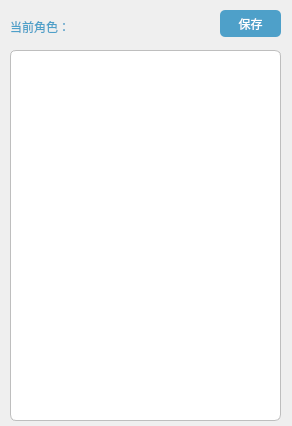
<?xml version="1.0" encoding="UTF-8"?>
<ui version="4.0">
 <class>DistriRoleList</class>
 <widget class="QWidget" name="DistriRoleList">
  <property name="geometry">
   <rect>
    <x>0</x>
    <y>0</y>
    <width>292</width>
    <height>426</height>
   </rect>
  </property>
  <property name="windowTitle">
   <string>角色分配</string>
  </property>
  <widget class="QTableView" name="role_view">
   <property name="geometry">
    <rect>
     <x>10</x>
     <y>50</y>
     <width>271</width>
     <height>371</height>
    </rect>
   </property>
   <property name="styleSheet">
    <string notr="true">border-style:solid;
border-width:1px;
border-color:rgb(190,190,190);
background-color: rgb(255, 255, 255);
border-radius: 6px; </string>
   </property>
   <property name="verticalScrollBarPolicy">
    <enum>Qt::ScrollBarAlwaysOff</enum>
   </property>
  </widget>
  <widget class="QPushButton" name="saveBtn">
   <property name="geometry">
    <rect>
     <x>220</x>
     <y>10</y>
     <width>61</width>
     <height>27</height>
    </rect>
   </property>
   <property name="styleSheet">
    <string notr="true">font: 10pt &quot;Agency FB&quot;;
color: rgb(255, 255, 255);
background-color: rgb(78, 160, 201);
border-radius: 5px; 
</string>
   </property>
   <property name="text">
    <string>保存</string>
   </property>
  </widget>
  <widget class="QLabel" name="label">
   <property name="geometry">
    <rect>
     <x>10</x>
     <y>16</y>
     <width>71</width>
     <height>21</height>
    </rect>
   </property>
   <property name="styleSheet">
    <string notr="true">color: rgb(78, 160, 201);
font: 11pt &quot;Agency FB&quot;;
border-style: hidden;</string>
   </property>
   <property name="text">
    <string>当前角色：</string>
   </property>
  </widget>
  <widget class="QLabel" name="username">
   <property name="geometry">
    <rect>
     <x>80</x>
     <y>10</y>
     <width>71</width>
     <height>31</height>
    </rect>
   </property>
   <property name="styleSheet">
    <string notr="true">color: rgb(78, 160, 201);
font: 11pt &quot;Agency FB&quot;;
border-style: hidden;</string>
   </property>
   <property name="text">
    <string/>
   </property>
  </widget>
 </widget>
 <resources/>
 <connections/>
</ui>
